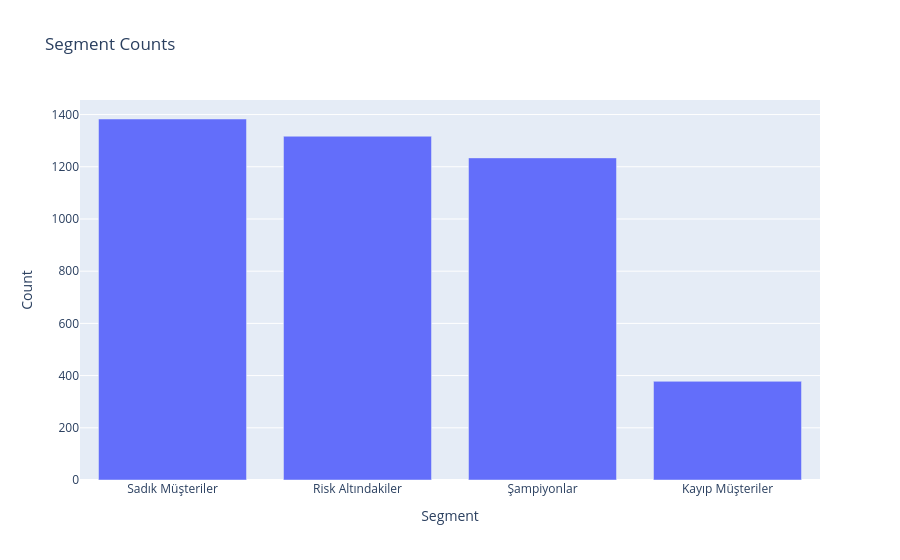

The notebook cell this image was saved under:
### Code cell
fig = px.bar(segment_counts, x="Segment", y="Count", title="Segment Counts")
fig.show()

### Figure 1 — Plotly figure (JSON) as saved in the notebook; plotly's stock layout.template omitted (floating-point values rounded to 4 significant figures)
{"data": [{"hovertemplate": "Segment=%{x}<br>Count=%{y}<extra></extra>", "legendgroup": "", "marker": {"color": "#636efa", "pattern": {"shape": ""}}, "name": "", "orientation": "v", "showlegend": false, "textposition": "auto", "type": "bar", "x": ["Sadık Müşteriler", "Risk Altındakiler", "Şampiyonlar", "Kayıp Müşteriler"], "xaxis": "x", "y": [1383, 1317, 1234, 378], "yaxis": "y"}], "layout": {"barmode": "relative", "legend": {"tracegroupgap": 0}, "title": {"text": "Segment Counts"}, "xaxis": {"anchor": "y", "domain": [0, 1], "title": {"text": "Segment"}}, "yaxis": {"anchor": "x", "domain": [0, 1], "title": {"text": "Count"}}}}
